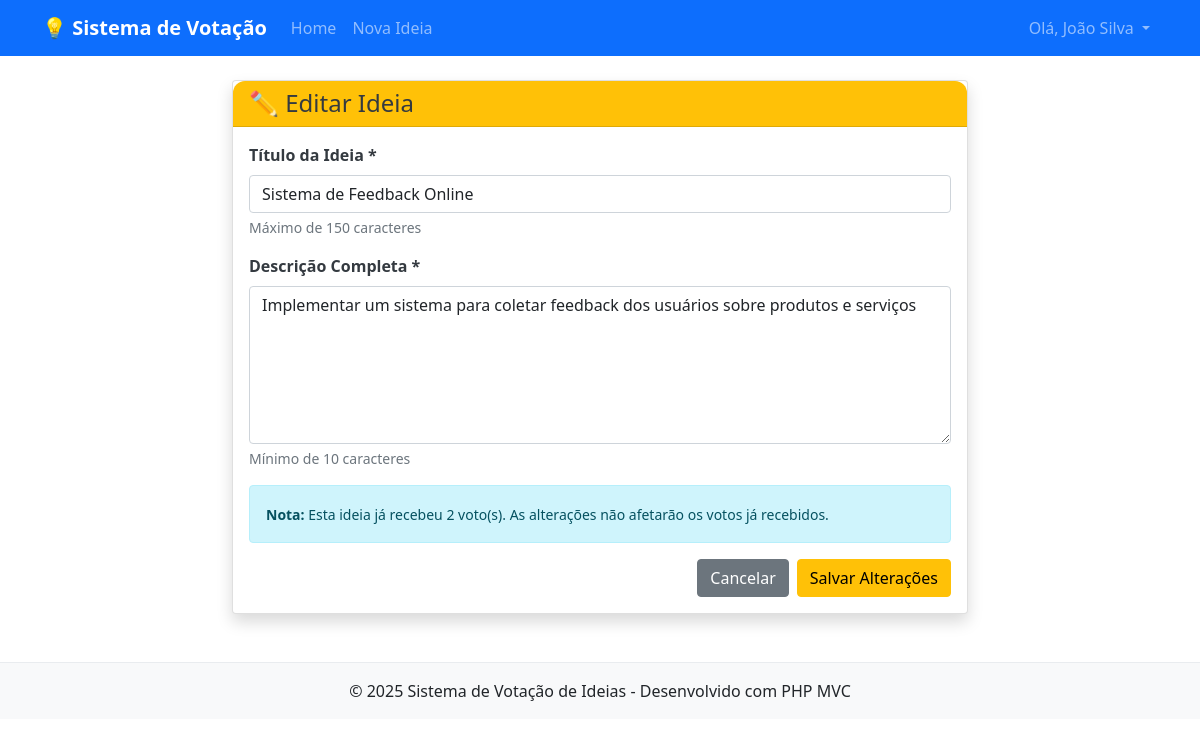
Page /index.php?controller=ideia&action=editar&id=1 (signed in) on the committed database.
### tables this page shows
CREATE TABLE ideias (
    id INT AUTO_INCREMENT PRIMARY KEY,
    titulo VARCHAR(150) NOT NULL,
    descricao TEXT NOT NULL,
    usuario_id INT NOT NULL,
    data_criacao TIMESTAMP DEFAULT CURRENT_TIMESTAMP,
    FOREIGN KEY (usuario_id) REFERENCES usuarios(id) ON DELETE CASCADE
);

### controllers/IdeiaController.php (called while the page is built, shortened)
<?php
class IdeiaController {
    private $ideiaService;
    public function __construct() {
        $this->ideiaService = new IdeiaService();
    }
    public function editar() {
        $id = $_GET['id'] ?? null;
        $ideia = $this->ideiaService->buscarPorId($id);
        include '../views/ideias/editar.php';
    }
}
?>

### models/IdeiaDAO.php (called while the page is built, shortened)
<?php
class IdeiaDAO {
    private $conn;
    public function __construct() {
        $database = new Database();
        $this->conn = $database->getConnection();
    }
    public function buscarPorId($id) {
        $query = "SELECT i.*, u.nome as autor_nome,
                         (SELECT COUNT(*) FROM votos v WHERE v.ideia_id = i.id) as total_votos
                  FROM ideias i
                  JOIN usuarios u ON i.usuario_id = u.id
                  WHERE i.id = :id";
        $stmt = $this->conn->prepare($query);
        $stmt->bindParam(':id', $id);
        $stmt->execute();
        return $stmt->fetch(PDO::FETCH_ASSOC);
    }
}
?>

### config/Database.php (called while the page is built, shortened)
<?php
class Database {
    private $host = 'localhost';
    private $db_name = 'sistema_votacao';
    private $username = 'root';
    private $password = '';
    public function getConnection() {
        $this->connection = null;
        try {
            $this->connection = new PDO(
                "mysql:host=" . $this->host . ";dbname=" . $this->db_name,
                $this->username,
                $this->password,
                array(PDO::MYSQL_ATTR_INIT_COMMAND => "SET NAMES utf8")
            );
            $this->connection->setAttribute(PDO::ATTR_ERRMODE, PDO::ERRMODE_EXCEPTION);
        } catch(PDOException $exception) {
            echo "Erro na conexão: " . $exception->getMessage();
        }
        return $this->connection;
    }
}
?>

### models/VotoDAO.php (called while the page is built, shortened)
<?php
class VotoDAO {
    private $conn;
    public function __construct() {
        $database = new Database();
        $this->conn = $database->getConnection();
    }
    public function verificarVoto($usuario_id, $ideia_id) {
        $query = "SELECT id FROM votos WHERE usuario_id = :usuario_id AND ideia_id = :ideia_id";
        $stmt = $this->conn->prepare($query);
        $stmt->bindParam(':usuario_id', $usuario_id);
        $stmt->bindParam(':ideia_id', $ideia_id);
        $stmt->execute();
        return $stmt->rowCount() > 0;
    }
}
?>

### services/IdeiaService.php (called while the page is built, shortened)
<?php
class IdeiaService {
    private $ideiaDAO;
    private $votoDAO;
    public function __construct() {
        $this->ideiaDAO = new IdeiaDAO();
        $this->votoDAO = new VotoDAO();
    }
    public function buscarPorId($id) {
        $ideia = $this->ideiaDAO->buscarPorId($id);
        if ($ideia && isset($_SESSION['usuario_id'])) {
            $ideia['usuario_ja_votou'] = $this->votoDAO->verificarVoto($_SESSION['usuario_id'], $id);
        }
        return $ideia;
    }
}
?>

### views/ideias/editar.php (the view, shortened to what this page needs)
<div class="row justify-content-center">
    <div class="col-md-8">
        <div class="card shadow">
            <div class="card-header bg-warning text-dark">
                <h4 class="mb-0">✏️ Editar Ideia</h4>
            </div>
            <div class="card-body">
                <form method="POST" action="index.php?controller=ideia&action=editar&id=<?php echo $ideia['id']; ?>">
                    <div class="mb-3">
                        <label for="titulo" class="form-label">Título da Ideia *</label>
                        <input type="text"
                               class="form-control"
                               id="titulo"
                               name="titulo"
                               maxlength="150"
                               value="<?php echo htmlspecialchars($_POST['titulo'] ?? $ideia['titulo']); ?>"
                               required>
                        <div class="form-text">Máximo de 150 caracteres</div>
                    </div>
                    <div class="mb-3">
                        <label for="descricao" class="form-label">Descrição Completa *</label>
                        <textarea class="form-control"
                                  id="descricao"
                                  name="descricao"
                                  rows="6"
                                  required><?php echo htmlspecialchars($_POST['descricao'] ?? $ideia['descricao']); ?></textarea>
                        <div class="form-text">Mínimo de 10 caracteres</div>
                    </div>
                    <div class="alert alert-info">
                        <small>
                            <strong>Nota:</strong> Esta ideia já recebeu <?php echo $ideia['total_votos']; ?> voto(s).
                            As alterações não afetarão os votos já recebidos.
                        </small>
                    </div>
                    <div class="d-grid gap-2 d-md-flex justify-content-md-end">
                        <a href="index.php?controller=ideia&action=visualizar&id=<?php echo $ideia['id']; ?>" class="btn btn-secondary">Cancelar</a>
                        <button type="submit" class="btn btn-warning">Salvar Alterações</button>
                    </div>
                </form>
            </div>
        </div>
    </div>
</div>
<?php
include '../views/layout.php';
?>

### public/css/style.css (style rules this page uses)
:root { --primary-color: #007bff; --success-color: #28a745; --danger-color: #dc3545; --warning-color: #ffc107; --info-color: #17a2b8; --light-color: #f8f9fa; --dark-color: #343a40; }
body { background-color: #f5f6fa; font-family: 'Inter', -apple-system, BlinkMacSystemFont, 'Segoe UI', Roboto, sans-serif; line-height: 1.6; }
.card { border: none; border-radius: 12px; transition: all 0.3s ease; overflow: hidden; }
.card-header { border: none; font-weight: 600; border-radius: 12px 12px 0 0 !important; }
.btn { border-radius: 8px; font-weight: 500; padding: 0.5rem 1.2rem; transition: all 0.3s ease; }
.form-control { border-radius: 8px; border: 2px solid #e9ecef; padding: 0.6rem 1rem; transition: all 0.3s ease; }
.form-label { font-weight: 600; color: var(--dark-color); margin-bottom: 0.5rem; }
.alert { border: none; border-radius: 10px; padding: 1rem 1.25rem; font-weight: 500; }
.alert-info { background-color: #d1ecf1; color: #0c5460; }
h1, h2, h3, h4, h5, h6 { color: var(--dark-color); font-weight: 600; }
.card { animation: fadeIn 0.6s ease forwards; }
.shadow { box-shadow: 0 4px 15px rgba(0, 0, 0, 0.1) !important; }

### rows in the picture
ideias: titulo "Sistema de Feedback Online", descricao "Implementar um sistema para coletar feedback dos usuários sobre produtos e serviços"

### other values in the picture
$_SESSION['usuario_nome'] "João Silva"
$ideia['total_votos'] "2"
